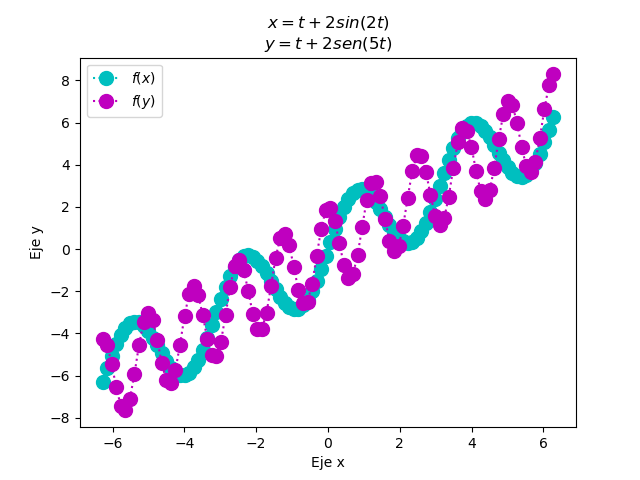

Here is the Python script that generated this plot:
import numpy as np
from matplotlib import pyplot as plt
import math

tpoints = np.linspace(-2*np.pi,2*np.pi,100)
def f(t):
    return (t+2*np.sin(2*t))
plt.plot(tpoints,f(tpoints),'o:c', ms=10)
plt.title('$x=t+2sin(2t)$\n$y=t+2sen(5t)$')
plt.ylabel('Eje y')
plt.xlabel('Eje x')

def y(t):
    return (t+2*np.cos(5*t))
plt.plot(tpoints,y(tpoints),'o:m', ms =10)
plt.legend(['$f(x)$','$f(y)$'])
plt.show()
